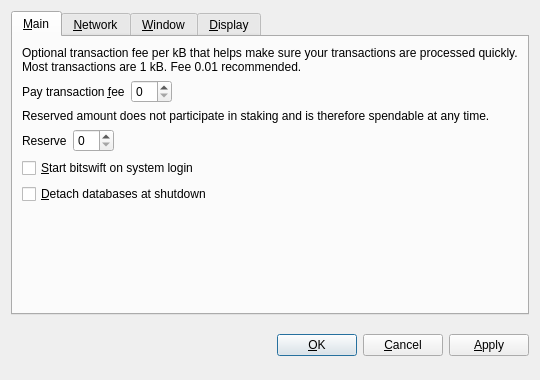
<?xml version="1.0" encoding="UTF-8"?>
<ui version="4.0">
 <class>OptionsDialog</class>
 <widget class="QDialog" name="OptionsDialog">
  <property name="geometry">
   <rect>
    <x>0</x>
    <y>0</y>
    <width>540</width>
    <height>380</height>
   </rect>
  </property>
  <property name="windowTitle">
   <string>Options</string>
  </property>
  <property name="modal">
   <bool>true</bool>
  </property>
  <layout class="QVBoxLayout" name="verticalLayout">
   <item>
    <widget class="QTabWidget" name="tabWidget">
     <property name="tabPosition">
      <enum>QTabWidget::North</enum>
     </property>
     <property name="currentIndex">
      <number>0</number>
     </property>
     <widget class="QWidget" name="tabMain">
      <attribute name="title">
       <string>&amp;Main</string>
      </attribute>
      <layout class="QVBoxLayout" name="verticalLayout_Main">
       <item>
        <widget class="QLabel" name="transactionFeeInfoLabel">
         <property name="text">
          <string>Optional transaction fee per kB that helps make sure your transactions are processed quickly. Most transactions are 1 kB. Fee 0.01 recommended.</string>
         </property>
         <property name="textFormat">
          <enum>Qt::PlainText</enum>
         </property>
         <property name="wordWrap">
          <bool>true</bool>
         </property>
        </widget>
       </item>
       <item>
        <layout class="QHBoxLayout" name="horizontalLayoutFee">
         <item>
          <widget class="QLabel" name="transactionFeeLabel">
           <property name="text">
            <string>Pay transaction &amp;fee</string>
           </property>
           <property name="textFormat">
            <enum>Qt::PlainText</enum>
           </property>
           <property name="buddy">
            <cstring>transactionFee</cstring>
           </property>
          </widget>
         </item>
         <item>
          <widget class="BitcoinAmountField" name="transactionFee"/>
         </item>
         <item>
          <spacer name="horizontalSpacerFee">
           <property name="orientation">
            <enum>Qt::Horizontal</enum>
           </property>
           <property name="sizeHint" stdset="0">
            <size>
             <width>40</width>
             <height>20</height>
            </size>
           </property>
          </spacer>
         </item>
        </layout>
       </item>
       <item>
        <widget class="QLabel" name="reserveBalanceInfoLabel">
         <property name="text">
          <string>Reserved amount does not participate in staking and is therefore spendable at any time.</string>
         </property>
         <property name="textFormat">
          <enum>Qt::PlainText</enum>
         </property>
         <property name="wordWrap">
          <bool>true</bool>
         </property>
        </widget>
       </item>
       <item>
        <layout class="QHBoxLayout" name="horizontalLayoutReserveBalance">
         <item>
          <widget class="QLabel" name="reserveBalanceLabel">
           <property name="text">
            <string>Reserve</string>
           </property>
           <property name="textFormat">
            <enum>Qt::PlainText</enum>
           </property>
           <property name="buddy">
            <cstring>reserveBalance</cstring>
           </property>
          </widget>
         </item>
         <item>
          <widget class="BitcoinAmountField" name="reserveBalance"/>
         </item>
         <item>
          <spacer name="horizontalSpacerReserveBalance">
           <property name="orientation">
            <enum>Qt::Horizontal</enum>
           </property>
           <property name="sizeHint" stdset="0">
            <size>
             <width>40</width>
             <height>20</height>
            </size>
           </property>
          </spacer>
         </item>
        </layout>
       </item>
       <item>
        <widget class="QCheckBox" name="bitcoinAtStartup">
         <property name="toolTip">
          <string>Automatically start bitswift after logging in to the system.</string>
         </property>
         <property name="text">
          <string>&amp;Start bitswift on system login</string>
         </property>
        </widget>
       </item>
       <item>
        <widget class="QCheckBox" name="detachDatabases">
         <property name="toolTip">
          <string>Detach block and address databases at shutdown. This means they can be moved to another data directory, but it slows down shutdown. The wallet is always detached.</string>
         </property>
         <property name="text">
          <string>&amp;Detach databases at shutdown</string>
         </property>
        </widget>
       </item>
       <item>
        <spacer name="verticalSpacer_Main">
         <property name="orientation">
          <enum>Qt::Vertical</enum>
         </property>
         <property name="sizeHint" stdset="0">
          <size>
           <width>20</width>
           <height>40</height>
          </size>
         </property>
        </spacer>
       </item>
      </layout>
     </widget>
     <widget class="QWidget" name="tabNetwork">
      <attribute name="title">
       <string>&amp;Network</string>
      </attribute>
      <layout class="QVBoxLayout" name="verticalLayout_Network">
       <item>
        <widget class="QCheckBox" name="mapPortUpnp">
         <property name="toolTip">
          <string>Automatically open the bitswift client port on the router. This only works when your router supports UPnP and it is enabled.</string>
         </property>
         <property name="text">
          <string>Map port using &amp;UPnP</string>
         </property>
        </widget>
       </item>
       <item>
        <widget class="QCheckBox" name="connectSocks">
         <property name="toolTip">
          <string>Connect to the bitswift network through a SOCKS proxy (e.g. when connecting through Tor).</string>
         </property>
         <property name="text">
          <string>&amp;Connect through SOCKS proxy:</string>
         </property>
        </widget>
       </item>
       <item>
        <layout class="QHBoxLayout" name="horizontalLayout_Network">
         <item>
          <widget class="QLabel" name="proxyIpLabel">
           <property name="text">
            <string>Proxy &amp;IP:</string>
           </property>
           <property name="textFormat">
            <enum>Qt::PlainText</enum>
           </property>
           <property name="buddy">
            <cstring>proxyIp</cstring>
           </property>
          </widget>
         </item>
         <item>
          <widget class="QValidatedLineEdit" name="proxyIp">
           <property name="maximumSize">
            <size>
             <width>140</width>
             <height>16777215</height>
            </size>
           </property>
           <property name="toolTip">
            <string>IP address of the proxy (e.g. 127.0.0.1)</string>
           </property>
          </widget>
         </item>
         <item>
          <widget class="QLabel" name="proxyPortLabel">
           <property name="text">
            <string>&amp;Port:</string>
           </property>
           <property name="textFormat">
            <enum>Qt::PlainText</enum>
           </property>
           <property name="buddy">
            <cstring>proxyPort</cstring>
           </property>
          </widget>
         </item>
         <item>
          <widget class="QLineEdit" name="proxyPort">
           <property name="maximumSize">
            <size>
             <width>55</width>
             <height>16777215</height>
            </size>
           </property>
           <property name="toolTip">
            <string>Port of the proxy (e.g. 9050)</string>
           </property>
          </widget>
         </item>
         <item>
          <widget class="QLabel" name="socksVersionLabel">
           <property name="text">
            <string>SOCKS &amp;Version:</string>
           </property>
           <property name="textFormat">
            <enum>Qt::PlainText</enum>
           </property>
           <property name="buddy">
            <cstring>socksVersion</cstring>
           </property>
          </widget>
         </item>
         <item>
          <widget class="QValueComboBox" name="socksVersion">
           <property name="toolTip">
            <string>SOCKS version of the proxy (e.g. 5)</string>
           </property>
          </widget>
         </item>
         <item>
          <spacer name="horizontalSpacer_Network">
           <property name="orientation">
            <enum>Qt::Horizontal</enum>
           </property>
           <property name="sizeHint" stdset="0">
            <size>
             <width>40</width>
             <height>20</height>
            </size>
           </property>
          </spacer>
         </item>
        </layout>
       </item>
       <item>
        <spacer name="verticalSpacer_Network">
         <property name="orientation">
          <enum>Qt::Vertical</enum>
         </property>
         <property name="sizeHint" stdset="0">
          <size>
           <width>20</width>
           <height>40</height>
          </size>
         </property>
        </spacer>
       </item>
      </layout>
     </widget>
     <widget class="QWidget" name="tabWindow">
      <attribute name="title">
       <string>&amp;Window</string>
      </attribute>
      <layout class="QVBoxLayout" name="verticalLayout_Window">
       <item>
        <widget class="QCheckBox" name="minimizeToTray">
         <property name="toolTip">
          <string>Show only a tray icon after minimizing the window.</string>
         </property>
         <property name="text">
          <string>&amp;Minimize to the tray instead of the taskbar</string>
         </property>
        </widget>
       </item>
       <item>
        <widget class="QCheckBox" name="minimizeOnClose">
         <property name="toolTip">
          <string>Minimize instead of exit the application when the window is closed. When this option is enabled, the application will be closed only after selecting Quit in the menu.</string>
         </property>
         <property name="text">
          <string>M&amp;inimize on close</string>
         </property>
        </widget>
       </item>
       <item>
        <spacer name="verticalSpacer_Window">
         <property name="orientation">
          <enum>Qt::Vertical</enum>
         </property>
         <property name="sizeHint" stdset="0">
          <size>
           <width>20</width>
           <height>40</height>
          </size>
         </property>
        </spacer>
       </item>
      </layout>
     </widget>
     <widget class="QWidget" name="tabDisplay">
      <attribute name="title">
       <string>&amp;Display</string>
      </attribute>
      <layout class="QVBoxLayout" name="verticalLayout_Display">
       <item>
        <layout class="QHBoxLayout" name="horizontalLayout_1_Display">
         <item>
          <widget class="QLabel" name="langLabel">
           <property name="text">
            <string>User Interface &amp;language:</string>
           </property>
           <property name="textFormat">
            <enum>Qt::PlainText</enum>
           </property>
           <property name="buddy">
            <cstring>lang</cstring>
           </property>
          </widget>
         </item>
         <item>
          <widget class="QValueComboBox" name="lang">
           <property name="toolTip">
            <string>The user interface language can be set here. This setting will take effect after restarting bitswift.</string>
           </property>
          </widget>
         </item>
        </layout>
       </item>
       <item>
        <layout class="QHBoxLayout" name="horizontalLayout_2_Display">
         <item>
          <widget class="QLabel" name="unitLabel">
           <property name="text">
            <string>&amp;Unit to show amounts in:</string>
           </property>
           <property name="textFormat">
            <enum>Qt::PlainText</enum>
           </property>
           <property name="buddy">
            <cstring>unit</cstring>
           </property>
          </widget>
         </item>
         <item>
          <widget class="QValueComboBox" name="unit">
           <property name="toolTip">
            <string>Choose the default subdivision unit to show in the interface and when sending coins.</string>
           </property>
          </widget>
         </item>
        </layout>
       </item>
       <item>
        <widget class="QCheckBox" name="displayAddresses">
         <property name="toolTip">
          <string>Whether to show bitswift addresses in the transaction list or not.</string>
         </property>
         <property name="text">
          <string>&amp;Display addresses in transaction list</string>
         </property>
        </widget>
       </item>
       <item>
        <widget class="QCheckBox" name="coinControlFeatures">
         <property name="toolTip">
          <string>Whether to show coin control features or not.</string>
         </property>
         <property name="text">
          <string>Display coin &amp;control features (experts only!)</string>
         </property>
        </widget>
       </item>
       <item>
        <spacer name="verticalSpacer_Display">
         <property name="orientation">
          <enum>Qt::Vertical</enum>
         </property>
         <property name="sizeHint" stdset="0">
          <size>
           <width>20</width>
           <height>40</height>
          </size>
         </property>
        </spacer>
       </item>
      </layout>
     </widget>
    </widget>
   </item>
   <item>
    <layout class="QHBoxLayout" name="horizontalLayout_Buttons">
     <item>
      <spacer name="horizontalSpacer_1">
       <property name="orientation">
        <enum>Qt::Horizontal</enum>
       </property>
       <property name="sizeHint" stdset="0">
        <size>
         <width>40</width>
         <height>48</height>
        </size>
       </property>
      </spacer>
     </item>
     <item>
      <widget class="QLabel" name="statusLabel">
       <property name="font">
        <font>
         <weight>75</weight>
         <bold>true</bold>
        </font>
       </property>
       <property name="text">
        <string/>
       </property>
       <property name="textFormat">
        <enum>Qt::PlainText</enum>
       </property>
       <property name="wordWrap">
        <bool>true</bool>
       </property>
      </widget>
     </item>
     <item>
      <spacer name="horizontalSpacer_2">
       <property name="orientation">
        <enum>Qt::Horizontal</enum>
       </property>
       <property name="sizeHint" stdset="0">
        <size>
         <width>40</width>
         <height>48</height>
        </size>
       </property>
      </spacer>
     </item>
     <item>
      <widget class="QPushButton" name="okButton">
       <property name="text">
        <string>&amp;OK</string>
       </property>
      </widget>
     </item>
     <item>
      <widget class="QPushButton" name="cancelButton">
       <property name="text">
        <string>&amp;Cancel</string>
       </property>
       <property name="autoDefault">
        <bool>false</bool>
       </property>
      </widget>
     </item>
     <item>
      <widget class="QPushButton" name="applyButton">
       <property name="text">
        <string>&amp;Apply</string>
       </property>
       <property name="autoDefault">
        <bool>false</bool>
       </property>
      </widget>
     </item>
    </layout>
   </item>
  </layout>
 </widget>
 <customwidgets>
  <customwidget>
   <class>BitcoinAmountField</class>
   <extends>QSpinBox</extends>
   <header>bitcoinamountfield.h</header>
  </customwidget>
  <customwidget>
   <class>QValueComboBox</class>
   <extends>QComboBox</extends>
   <header>qvaluecombobox.h</header>
  </customwidget>
  <customwidget>
   <class>QValidatedLineEdit</class>
   <extends>QLineEdit</extends>
   <header>qvalidatedlineedit.h</header>
  </customwidget>
 </customwidgets>
 <resources/>
 <connections/>
</ui>
